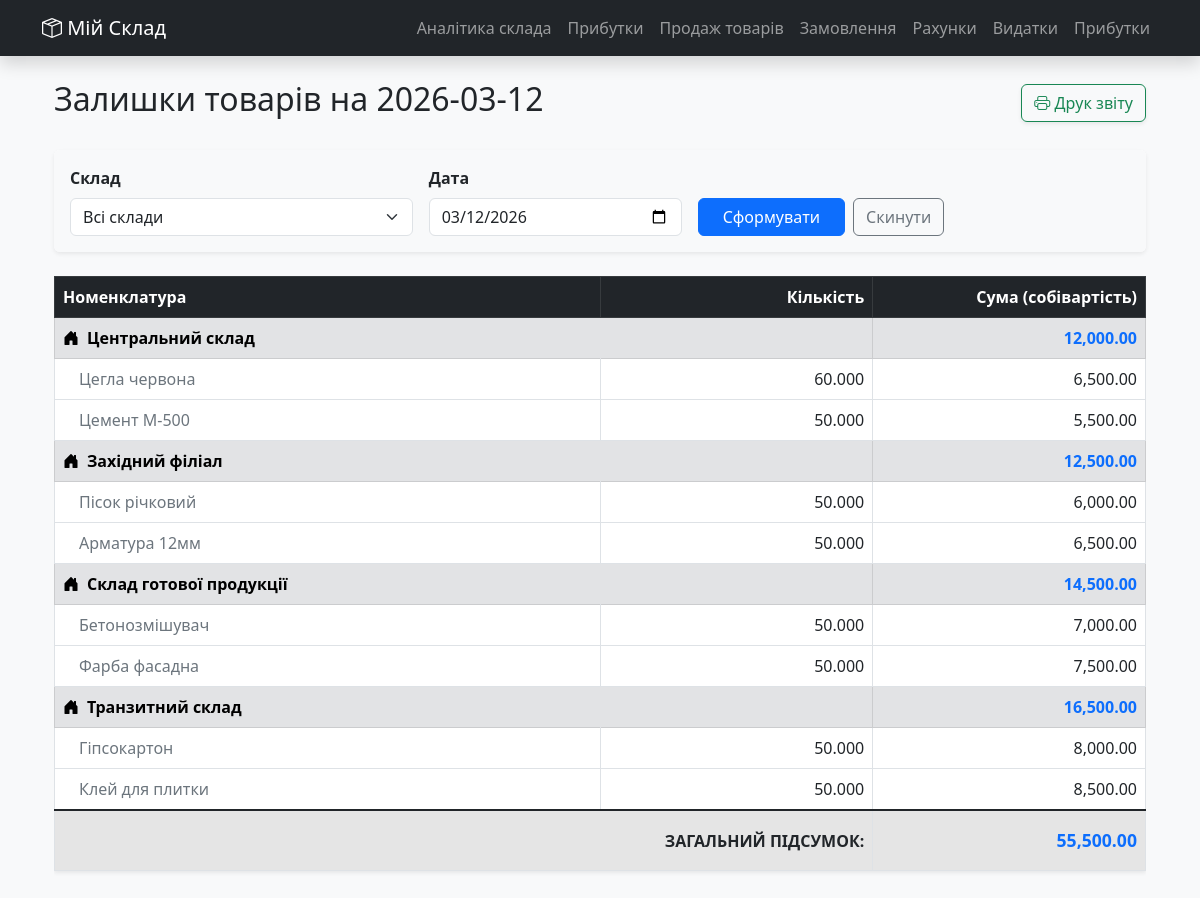
The page /report_remainings on the database its author committed.
### models.py (models this page shows, shortened)
class Product(db.Model):
	__tablename__ = "products"
	id: Mapped[int] = mapped_column(primary_key=True)
	name: Mapped[str] = mapped_column(String(200), nullable=False)
	unit: Mapped[str] = mapped_column(String(50), nullable=False, default="шт",
		comment="Единица измерения (шт, кг, л и т.д.)"
	)
	is_service: Mapped[bool] = mapped_column(Boolean, nullable=False, default=False,
		comment="True — услуга, FIFO не применяется"
	)
	document_lines: Mapped[list[DocumentLine]] = relationship(back_populates="product")
	batches: Mapped[list[Batch]] = relationship(back_populates="product",
		order_by="Batch.created_at"	 # удобно для FIFO-выборки
	)

### routes_main.py (the view)
@main_bp.route('/report_remainings')
def report_remainings():
	date_str = request.args.get('date')
	target_date = (datetime.strptime(date_str, '%Y-%m-%d').date() if date_str
		else datetime.now().date())
	warehouse_id = request.args.get('warehouse_id', type=int)
	out_subquery = (
		select(
			DocumentLine.applied_batch_id,
			func.sum(DocumentLine.quantity).label('total_out')
		)
		.join(Document, DocumentLine.document_id == Document.id)
		.where(and_(
			Document.date <= target_date,
			Document.is_posted == True,
			DocumentLine.applied_batch_id != None
		))
		.group_by(DocumentLine.applied_batch_id)
	).subquery()
	stmt = (
		select(
			Warehouse.name.label('wh_name'),
			Product.name.label('prod_name'),
			Batch.purchase_price,
			DocumentLine.quantity.label('in_qty'),
			func.coalesce(out_subquery.c.total_out, 0).label('out_qty')
		)
		.join(Batch, Batch.incoming_line_id == DocumentLine.id)
		.join(Document, DocumentLine.document_id == Document.id)
		.join(Product, Batch.product_id == Product.id)
		.join(Warehouse, Batch.warehouse_id == Warehouse.id)
		.outerjoin(out_subquery, Batch.id == out_subquery.c.applied_batch_id)
		.where(and_(
			Document.date <= target_date,
			Document.is_posted == True
		))
	)
	if warehouse_id:
		stmt = stmt.where(Warehouse.id == warehouse_id)
	results = db.session.execute(stmt).all()
	report_data = {}
	grand_total = 0
	for row in results:
		balance = row.in_qty - row.out_qty
		if balance <= 0:
			continue
		cost_sum = balance * row.purchase_price
		if row.wh_name not in report_data:
			report_data[row.wh_name] = {'products': {}, 'wh_total_sum': 0}
		if row.prod_name not in report_data[row.wh_name]['products']:
			report_data[row.wh_name]['products'][row.prod_name] = {'qty': 0, 'sum': 0}
		report_data[row.wh_name]['products'][row.prod_name]['qty'] += balance
		report_data[row.wh_name]['products'][row.prod_name]['sum'] += cost_sum
		report_data[row.wh_name]['wh_total_sum'] += cost_sum
		grand_total += cost_sum
	warehouses = db.session.execute(select(Warehouse)).scalars().all()
	return render_template('reports.html',
							report_data=report_data,
							grand_total=grand_total,
							warehouses=warehouses,
							selected_warehouse=warehouse_id,
							selected_date=target_date.strftime('%Y-%m-%d'))

### templates/reports.html (shortened to what this page needs)
{% extends 'layout.html' %}
{% block content %}
<div class="container-fluid">
    <div class="d-flex justify-content-between align-items-center mb-4">
        <h2>Залишки товарів на {{ selected_date }}</h2>
        <button type="button" class="btn btn-outline-success shadow-sm" onclick="window.print()">
            <i class="bi bi-printer"></i> Друк звіту
        </button>
    </div>
    <div class="card mb-4 shadow-sm border-0">
        <div class="card-body bg-light rounded">
            <form hx-get="{{ url_for('main.report_remainings') }}"
                  hx-target="#main-content"
                  hx-push-url="true"
                  hx-indicator="#report-spinner"
                  class="row g-3 align-items-end">
                <div class="col-md-4">
                    <label class="form-label fw-bold">Склад</label>
                    <select name="warehouse_id" class="form-select">
                        <option value="">Всі склади</option>
                    </select>
                </div>
                <div class="col-md-3">
                    <label class="form-label fw-bold">Дата</label>
                    <input type="date" name="date" class="form-control" value="{{ selected_date }}">
                </div>
                <div class="col-md-5 d-flex gap-2">
                    <button type="submit" class="btn btn-primary px-4">
                        Сформувати
                    </button>
                    <a hx-get="{{ url_for('main.report_remainings') }}"
                       hx-target="#main-content"
                       hx-push-url="true"
                       style="cursor:pointer;"
                       class="btn btn-outline-secondary">Скинути</a>
                </div>
            </form>
        </div>
    </div>
    <div class="table-responsive">
        <table class="table table-bordered table-hover bg-white shadow-sm align-middle">
            <thead class="table-dark">
                <tr>
                    <th style="width: 50%">Номенклатура</th>
                    <th class="text-end" style="width: 25%">Кількість</th>
                    <th class="text-end" style="width: 25%">Сума (собівартість)</th>
                </tr>
            </thead>
            <tbody>
                {% for wh_name, data in report_data.items() %}
                <tr class="table-secondary fw-bold">
                    <td colspan="2"><i class="bi bi-house-door-fill me-2"></i>{{ wh_name }}</td>
                    <td class="text-end text-primary">{{ "{:,.2f}".format(data.wh_total_sum) }}</td>
                </tr>
                {% for prod_name, totals in data.products.items() %}
                <tr>
                    <td class="ps-4 text-secondary">{{ prod_name }}</td>
                    <td class="text-end fw-medium">{{ "{:,.3f}".format(totals.qty) }}</td>
                    <td class="text-end">{{ "{:,.2f}".format(totals.sum) }}</td>
                </tr>
                {% endfor %}
                {% endfor %}
            </tbody>
            {% if report_data %}
            <tfoot class="table-group-divider">
                <tr class="table-active">
                    <td colspan="2" class="text-end fw-bold py-3">ЗАГАЛЬНИЙ ПІДСУМОК:</td>
                    <td class="text-end fw-bold py-3 text-primary" style="font-size: 1.1rem;">
                        {{ "{:,.2f}".format(grand_total) }}
                    </td>
                </tr>
            </tfoot>
            {% endif %}
        </table>
    </div>
</div>
{% endblock %}

### templates/layout.html (shortened to what this page needs)
{% if request.headers.get('HX-Request') %}
	{% block content %}{% endblock %}
{% else %}
	{% extends 'base.html' %}
{% endif %}

### templates/base.html (shortened to what this page needs)
<!DOCTYPE html>
<html lang="uk">
<head>
	<link href="https://cdn.jsdelivr.net/npm/bootstrap@5.3.0/dist/css/bootstrap.min.css" rel="stylesheet">
	<link rel="stylesheet" href="https://cdn.jsdelivr.net/npm/bootstrap-icons@1.10.0/font/bootstrap-icons.css">
</head>
<body class="bg-light">
	<nav class="navbar navbar-expand-lg navbar-dark bg-dark mb-4 shadow">
		<div class="container">
			<a class="navbar-brand" hx-get="{{ url_for('main.index') }}" hx-target="#main-content" hx-push-url="true" style="cursor:pointer;">
				<i class="bi bi-box-seam"></i> Мій Склад
			</a>
			<div class="navbar-nav">
				<a class="nav-link" hx-get="{{ url_for('main.report_remainings') }}" hx-target="#main-content" hx-push-url="true" style="cursor:pointer;">Аналітика склада</a>
				<a class="nav-link" hx-get="{{ url_for('main.report_income') }}" hx-target="#main-content" hx-push-url="true" style="cursor:pointer;">Прибутки</a>
				<a class="nav-link" hx-get="{{ url_for('main.report_sales') }}" hx-target="#main-content" hx-push-url="true" style="cursor:pointer;">Продаж товарів</a>
				<a class="nav-link" hx-get="{{ url_for('docs.journal_orders') }}" hx-target="#main-content" hx-push-url="true" style="cursor:pointer;">Замовлення</a>
				<a class="nav-link" hx-get="{{ url_for('docs.journal_invoices') }}" hx-target="#main-content" hx-push-url="true" style="cursor:pointer;">Рахунки</a>
				<a class="nav-link" hx-get="{{ url_for('docs.journal_outgoing') }}" hx-target="#main-content" hx-push-url="true" style="cursor:pointer;">Видатки</a>
				<a class="nav-link" hx-get="{{ url_for('docs.journal_incoming') }}" hx-target="#main-content" hx-push-url="true" style="cursor:pointer;">Прибутки</a>
			</div>
		</div>
	</nav>
	<main class="container" id="main-content">
		{% block content %}{% endblock %}
	</main>
</body>
</html>

### rows shown on the page
Product: name "Цегла червона", qty "60.000", sum "6,500.00"
Product: name "Цемент М-500", qty "50.000", sum "5,500.00"
Product: name "Пісок річковий", qty "50.000", sum "6,000.00"
Product: name "Арматура 12мм", qty "50.000", sum "6,500.00"
Product: name "Бетонозмішувач", qty "50.000", sum "7,000.00"
Product: name "Фарба фасадна", qty "50.000", sum "7,500.00"
Product: name "Гіпсокартон", qty "50.000", sum "8,000.00"
Product: name "Клей для плитки", qty "50.000", sum "8,500.00"

### other values the page prints
{{ selected_date }} "2026-03-12"
{{ wh_name }} "Центральний склад" "Західний філіал" "Склад готової продукції" "Транзитний склад"
{{ "{:,.2f}".format(data.wh_total_sum) }} "12,000.00" "12,500.00" "14,500.00" "16,500.00"
{{ "{:,.2f}".format(grand_total) }} "55,500.00"
